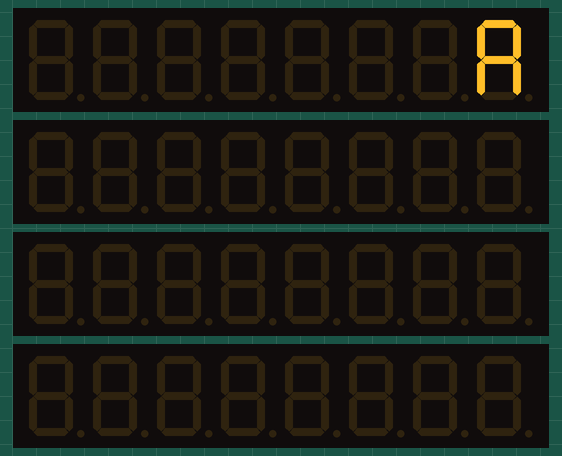
Simulated run of this sketch. Board: Arduino Uno, built with avr-gcc and run on an emulated ATmega328P. Shown: 4 × 8-digit seven-segment display.

Above: at 0.13 s.
At 5.14 s:
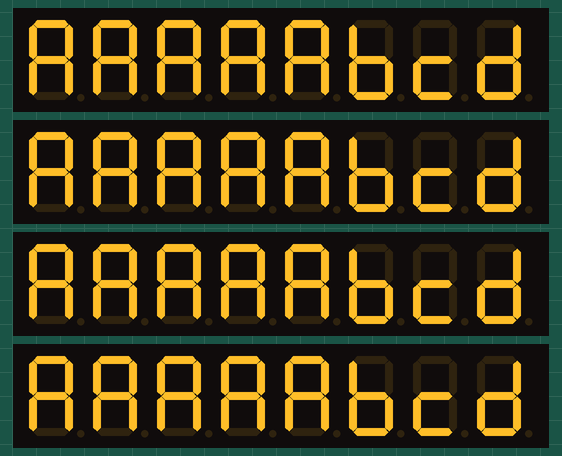
At 10.34 s:
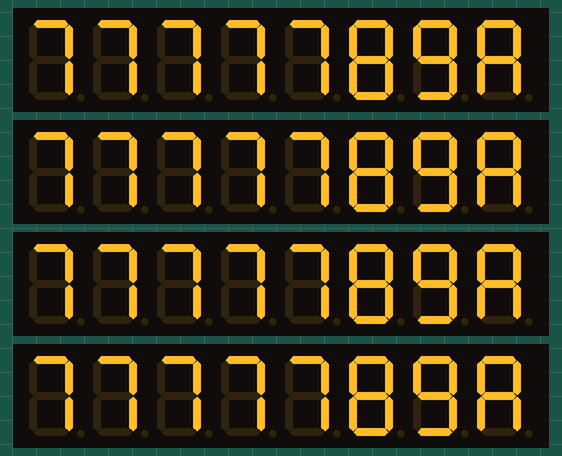
At 20.17 s:
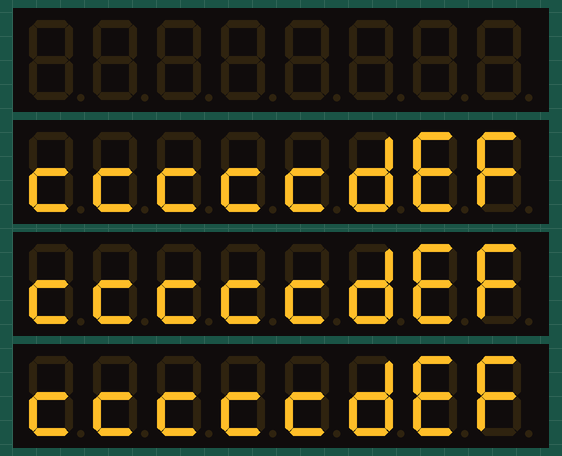
At 29.79 s:
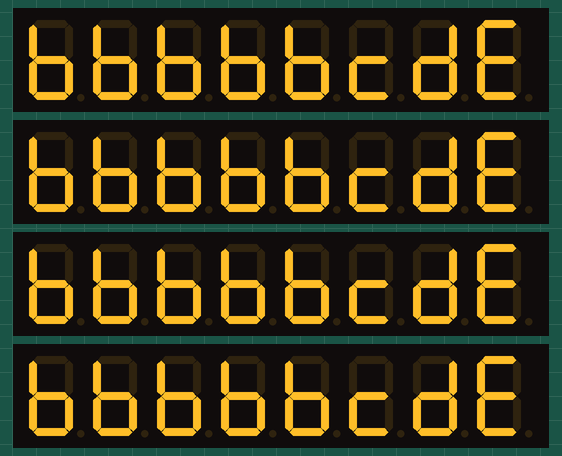
At 39.61 s:
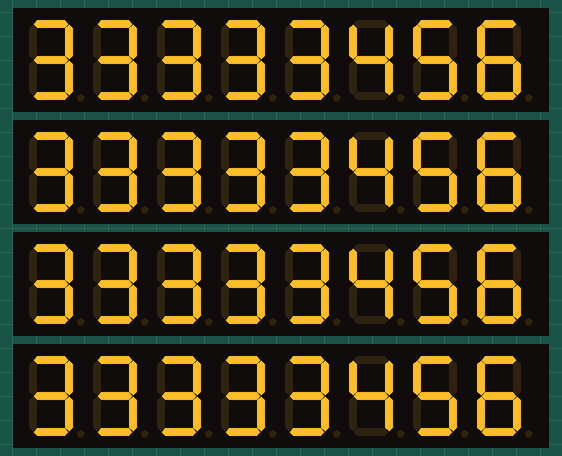

The sketch:

LCDemo7Segment.ino
```cpp
//We always have to include the library
#include "LedControl.h"

/*
 Now we need a LedControl to work with.
 ***** These pin numbers will probably not work with your hardware *****
 pin 12 is connected to the DataIn
 pin 11 is connected to the CLK
 pin 10 is connected to LOAD
 We have only a single MAX72XX.
 */
LedControl lc=LedControl(6,5,4,4);

/* we always wait a bit between updates of the display */
unsigned long delaytime=250;

void setup() {
  /*
   The MAX72XX is in power-saving mode on startup,
   we have to do a wakeup call
   */
  lc.shutdown(0,false);
  /* Set the brightness to a medium values */
  lc.setIntensity(0,8);
  /* and clear the display */
  lc.clearDisplay(0);

    lc.shutdown(1,false);
  /* Set the brightness to a medium values */
  lc.setIntensity(1,8);
  /* and clear the display */
  lc.clearDisplay(1);

      lc.shutdown(2,false);
  /* Set the brightness to a medium values */
  lc.setIntensity(2,8);
  /* and clear the display */
  lc.clearDisplay(2);

  lc.shutdown(3,false);
  /* Set the brightness to a medium values */
  lc.setIntensity(3,8);
  /* and clear the display */
  lc.clearDisplay(3);
}


/*
 This method will display the characters for the
 word "Arduino" one after the other on digit 0.
 */
void writeArduinoOn7Segment() {
  lc.setChar(0,0,'a',false);
  delay(delaytime);
  lc.setRow(0,0,0x05);
  delay(delaytime);
  lc.setChar(0,0,'d',false);
  delay(delaytime);
  lc.setRow(0,0,0x1c);
  delay(delaytime);
  lc.setRow(0,0,B00010000);
  delay(delaytime);
  lc.setRow(0,0,0x15);
  delay(delaytime);
  lc.setRow(0,0,0x1D);
  delay(delaytime);
  lc.clearDisplay(0);
  delay(delaytime);
}

/*
  This method will scroll all the hexa-decimal
 numbers and letters on the display. You will need at least
 four 7-Segment digits. otherwise it won't really look that good.
 */
void scrollDigits() {
  for(int i=0;i<13;i++) {

    lc.setDigit(0,7,i,false);
    lc.setDigit(0,6,i,false);
    lc.setDigit(0,5,i,false);
    lc.setDigit(0,4,i,false);
    lc.setDigit(0,3,i,false);
    lc.setDigit(0,2,i+1,false);
    lc.setDigit(0,1,i+2,false);
    lc.setDigit(0,0,i+3,false);

    lc.setDigit(1,7,i,false);
    lc.setDigit(1,6,i,false);
    lc.setDigit(1,5,i,false);
    lc.setDigit(1,4,i,false);
    lc.setDigit(1,3,i,false);
    lc.setDigit(1,2,i+1,false);
    lc.setDigit(1,1,i+2,false);
    lc.setDigit(1,0,i+3,false);

    lc.setDigit(2,7,i,false);
    lc.setDigit(2,6,i,false);
    lc.setDigit(2,5,i,false);
    lc.setDigit(2,4,i,false);
    lc.setDigit(2,3,i,false);
    lc.setDigit(2,2,i+1,false);
    lc.setDigit(2,1,i+2,false);
    lc.setDigit(2,0,i+3,false);

    lc.setDigit(3,7,i,false);
    lc.setDigit(3,6,i,false);
    lc.setDigit(3,5,i,false);
    lc.setDigit(3,4,i,false);
    lc.setDigit(3,3,i,false);
    lc.setDigit(3,2,i+1,false);
    lc.setDigit(3,1,i+2,false);
    lc.setDigit(3,0,i+3,false);
    delay(delaytime);
  }
  lc.clearDisplay(0);
  delay(delaytime);
}

void loop() {
  writeArduinoOn7Segment();
  scrollDigits();
}
```
